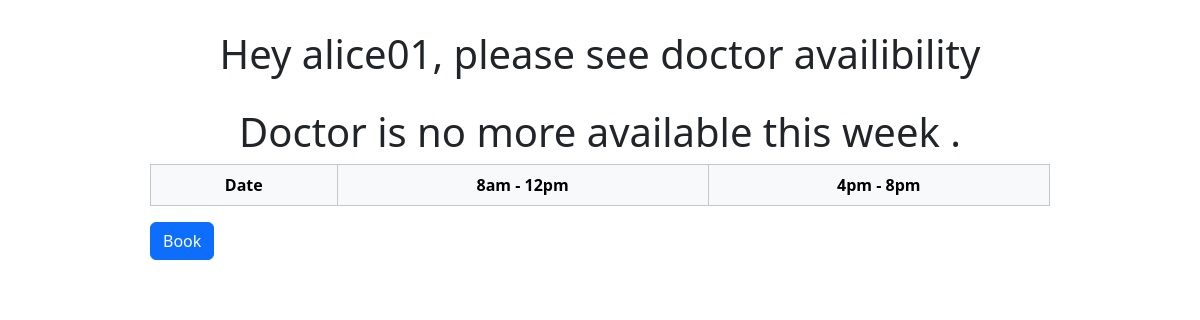
Before: /dashboard/patient/Cardiology/Dr. Alice Smith/alice01/availibility (signed in) with the older database file.
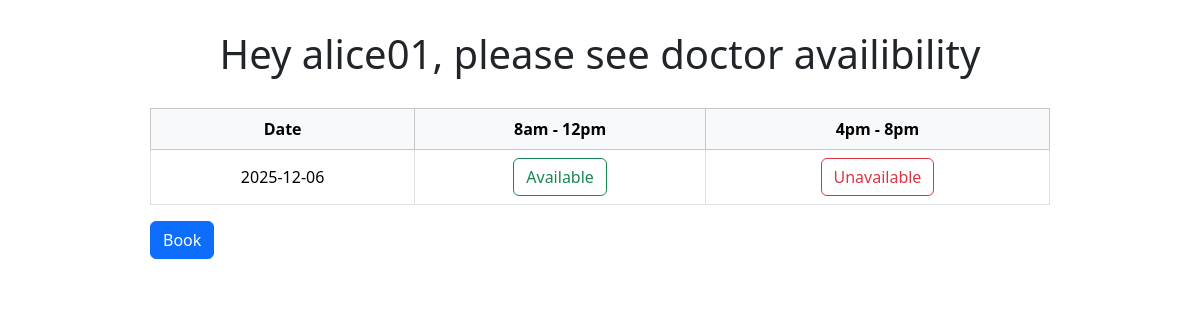
After: the same page with the newer database file.
### models/models.py (models this page shows)
class DoctorAvailibility(db.Model):
    id=db.Column(db.Integer(),primary_key=True)
    username=db.Column(db.String(50),nullable = False)
    date=db.Column(db.Date(),nullable=False)
    time1=db.Column(db.Integer(),default=0)
    time2=db.Column(db.Integer(),default=0)

### controllers/provideAvailibilityToPatient.py (the view, shortened to what this page needs)
@provideAvailibilityToPatient.route("/dashboard/patient/<string:specialization>/<string:fullname>/<string:username>/availibility", methods=['GET','POST'])
def provideAvailibilityToThePatient(specialization,fullname,username):
    print(specialization,fullname,username)
    currentdate = datetime.date.today()
    docavailibility={}
    next7date=currentdate+datetime.timedelta(days=6)
    getAvailibility = DoctorAvailibility.query.filter(
    DoctorAvailibility.username == username,
    DoctorAvailibility.date>=currentdate,
    DoctorAvailibility.date<=next7date).order_by(DoctorAvailibility.date).all()
    for lol in getAvailibility:
        docavailibility[lol.date]=[lol.time1,lol.time2]
    print(getAvailibility)
    x=docavailibility.keys()
    print(x)
    for al in docavailibility.items():
        print(al[1][0],al[1][1])
    booked_appointments = Appointments.query.filter(
        Appointments.doctor == username,
        Appointments.date >= currentdate,
        Appointments.date <= next7date,
        Appointments.status == "booked"
    ).all()
    booked_slots = set()
    print("Booked slots:", booked_slots)
    docavailibility = {date.isoformat(): slots for date, slots in docavailibility.items()}
    if(len(x)==0):
        return render_template("showDoctorAvailibilityToPatient.html",docavailibility=None,x=x,booked_slots=booked_slots)
    return render_template("showDoctorAvailibilityToPatient.html",docavailibility=docavailibility,booked_slots=booked_slots)

### templates/showDoctorAvailibilityToPatient.html (shortened to what this page needs)
<!DOCTYPE html>
<html lang="en">
<head>
    <link href="https://cdn.jsdelivr.net/npm/bootstrap@5.3.2/dist/css/bootstrap.min.css" rel="stylesheet">
</head>
<body>
    <h1>Hey {{session['user']}}, please see doctor availibility</h1>
    <div class="table-container">
         <table class="table table-bordered text-center align-middle">
            <thead class="table-light">
                <tr>
                    <th>Date</th>
                    <th>8am - 12pm</th>
                    <th>4pm - 8pm</th>
                </tr>
            </thead>
            {% if docavailibility==None %}
            <h1>Doctor is no more available this week .</h1>
            {% else %}
            <tbody>
                {% for date, times in docavailibility.items() %}
                <tr>
                    <td>{{date}}</td>
                    <td>
                    {% set slot_key = date + "_8am - 12pm" %}
                    {%if times[0] == 0%}
                    <button class="btn btn-outline-danger" onclick="errorOnUnavailable()">Unavailable</button>
                    {% elif slot_key in booked_slots %}
                    <button class="btn btn-warning" onclick="errorOnBooked()">Already Booked</button>
                    {%else%}
                    <button class="btn btn-outline-success" onclick="setDateAndTimeSlotOnSelect('{{ date }}','8am - 12pm',this)">Available</button>
                    {%endif%}
                    </td>
                    <td>
                    {% set slot_key2 = date + "_4pm - 8pm" %}
                    {%if times[1] == 0%}
                    <button class="btn btn-outline-danger" onclick="errorOnUnavailable()">Unavailable</button>
                    {% elif slot_key2 in booked_slots %}
                    <button class="btn btn-warning" onclick="errorOnBooked()">Already Booked</button>
                    {%else%}
                    <button class="btn btn-outline-success" onclick="setDateAndTimeSlotOnSelect('{{ date }}','4pm - 8pm',this)">Available</button>
                    {%endif%}
                    </td>
                    {%endfor%}
                    </tr>
            </tbody>
            {%endif%}
            </table>
            <button class="btn btn-primary" onclick=bookSlot(date,timeslot)>Book</button>
    </div>
</body>
</html>

Changed rows visible on the page:
added DoctorAvailibility: user "alice01"
Other visible differences:
{{ session['user'] }}: "alice01" → (not shown)
new list line: "2025-12-06 Available Unavailable"
text no longer shown: "Doctor is no more available this week ."
